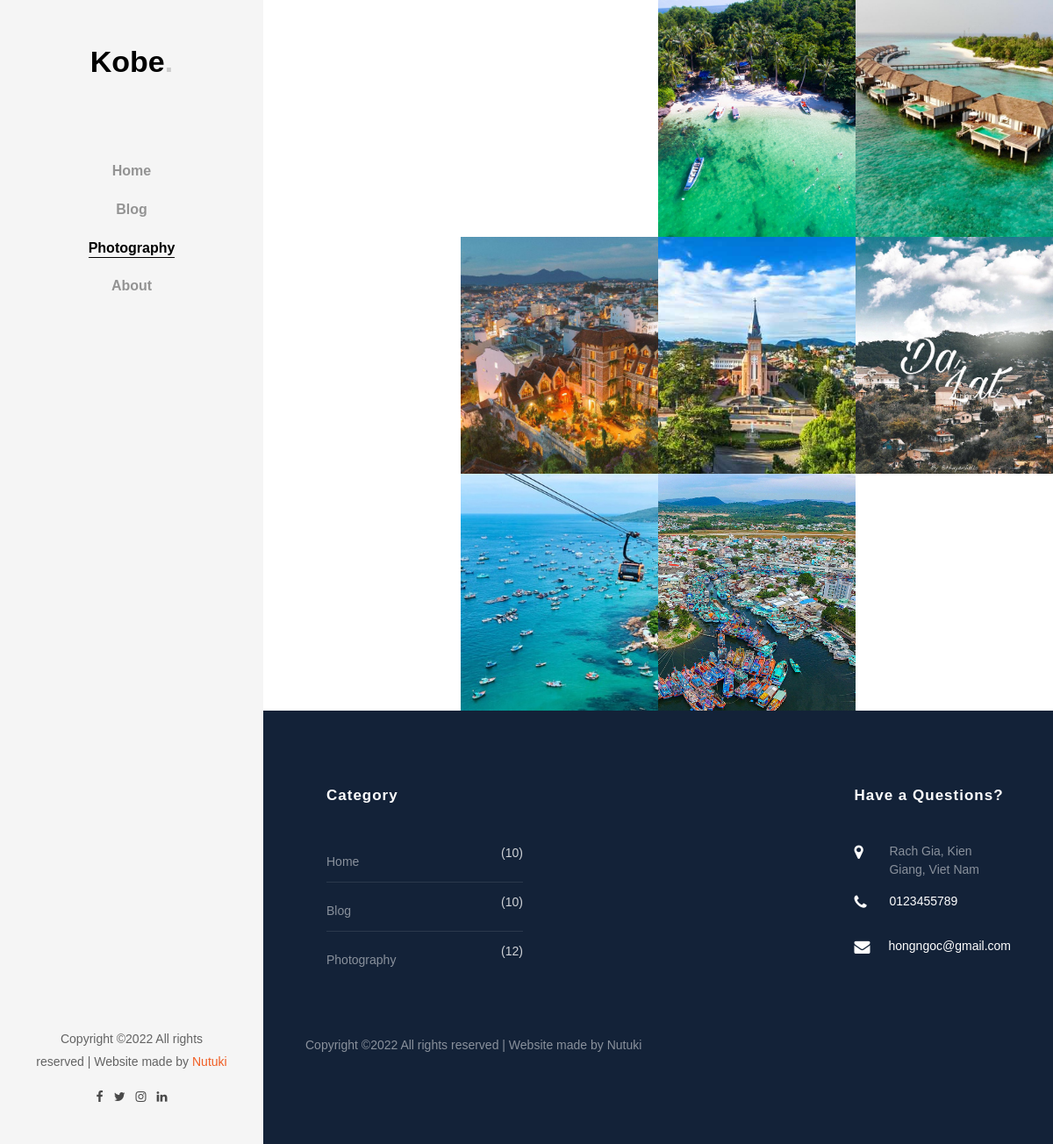
The page /photography/ on the database its author committed.
### photography/models.py (models this page shows, shortened)
class photo(models.Model):
    note = models.CharField("Chú thích hình ảnh", default='note photo', max_length=50, null=False)
    images = models.ImageField(null=True)
    name_location = models.CharField("Tên địa điểm", default='', max_length=20, null=False)
    location = models.CharField("Vị trí", default='', max_length=10, null=False)
    class Meta:
        ordering = ['-id']
        db_table = "photo"

### about/models.py (models this page shows, shortened)
class contact(models.Model):
    location = models.CharField("Vị trí ", default="", max_length=100)
    phone = models.CharField("Số điện thoại ", default="", max_length=15)
    email_footer = models.CharField("Email ", default="", max_length=100)

### photography/views.py (the view)
# urls.py: path('photography/', include("photography.urls")),
def photography(request):
    photos = photo.objects.all()
    contact_me = contact.objects.get(pk=1)
    vote_count = blog.objects.all().count()
    photography_count = photo.objects.all().count()
    return render(
        request = request,
        template_name='photography.html',
        context={
            'photos': photos,
            'photography_count': photography_count,
            'vote_count': vote_count,
            'contact_me': contact_me,
        }
  	)

### templates/photography.html (shortened to what this page needs)
{% extends "homebase.html" %}
{% load static  %}
{% block content %}
	<div id="colorlib-page">
		<div id="colorlib-main">
			<section class="ftco-section-2">
				<div class="photograhy">
					<div class="row no-gutters">
						{% for picture in photos %}
							<div class="col-md-3">
								<a href="#" class="photography-entry img d-flex justify-content-center align-items-center" style="background-image: url({{picture.images.url}});" id="gallery" data-toggle="modal" data-target="#exampleModal{{forloop.counter}}">
								</a>
							</div>
						{% endfor %}
					</div>
				</div>
			</section>
		</div>
	</div>
	{% include "footer.html" %}
{% endblock content %}

### templates/homebase.html (shortened to what this page needs)
<!DOCTYPE html>
{% load static %}
<html lang="en">
  <head>
    <link rel="stylesheet" href="{% static '' %}css/open-iconic-bootstrap.min.css">
    <link rel="stylesheet" href="{% static '' %}css/animate.css">
    <link rel="stylesheet" href="{% static '' %}css/owl.carousel.min.css">
    <link rel="stylesheet" href="{% static '' %}css/owl.theme.default.min.css">
    <link rel="stylesheet" href="{% static '' %}css/magnific-popup.css">
    <link rel="stylesheet" href="https://stackpath.bootstrapcdn.com/bootstrap/4.3.1/css/bootstrap.min.css">
    <link rel="stylesheet" href="{% static '' %}css/aos.css">
    <link rel="stylesheet" href="{% static '' %}css/ionicons.min.css">
    <link rel="stylesheet" href="{% static '' %}css/bootstrap-datepicker.css">
    <link rel="stylesheet" href="{% static '' %}css/flaticon.css">
    <link rel="stylesheet" href="{% static '' %}css/icomoon.css">
    <link rel="stylesheet" href="{% static '' %}css/style.css">
    <link rel="stylesheet" href="{% static '' %}css/style_after.scss">
    </head>
    <body>
        <div id="colorlib-page">
            <aside id="colorlib-aside" role="complementary" class="js-fullheight text-center">
                <h1 id="colorlib-logo"><a href="{% url 'home'%}">Kobe<span>.</span></a></h1>
                <nav id="colorlib-main-menu" role="navigation">
                    <ul>
                        <li class="{% if request.resolver_match.url_name == "home" %}colorlib-active{% endif %}"><a href="{% url 'home'%}">Home</a></li>
                        <li class="{% if request.resolver_match.url_name == "blog" %}colorlib-active{% endif %}"><a href="{% url 'blog'%}">Blog</a></li>
                        <li class="{% if request.resolver_match.url_name == "photography" %}colorlib-active{% endif %}"><a href="{% url 'photography'%}">Photography</a></li>
                        <li class="{% if request.resolver_match.url_name == "about" %}colorlib-active{% endif %}"><a href="{% url 'about'%}">About</a></li>
                    </ul>
                </nav>
                <div class="colorlib-footer">
                    <p>
                Copyright &copy;<script>document.write(new Date().getFullYear());</script> All rights reserved | Website made by <a href="https://nutuki.com" target="_blank">Nutuki</a>
                    <ul>
                        <li><a target="_blank" href="{{info.faceBook}}"><i class="icon-facebook"></i></a></li>
                        <li><a target="_blank" href="#"><i class="icon-twitter"></i></a></li>
                        <li><a target="_blank" href="{{info.instagram}}"><i class="icon-instagram"></i></a></li>
                        <li><a target="_blank" href="#"><i class="icon-linkedin"></i></a></li>
                    </ul>
                </div>
            </aside>
        </div>
        {% block content %}
        {% endblock content %}
    </body>
</html>

### templates/footer.html (shortened to what this page needs)
<div id="colorlib-page">
    <div id="colorlib-main">
        <footer class="ftco-footer ftco-bg-dark ftco-section">
            <div class="container px-md-5">
                <div class="row mb-5">
                    <div class="col-sm-4">
                        <div class="ftco-footer-widget mb-4 ml-md-4">
                            <h2 class="ftco-heading-2">Category</h2>
                            <ul class="list-unstyled categories">
                                <li><a href="{% url 'home'%}">Home <span>({{vote_count}})</span></a></li>
                                <li><a href="{% url 'blog'%}">Blog <span>({{vote_count}})</span></a></li>
                                <li><a href="{% url 'photography'%}">Photography <span>({{photography_count}})</span></a></li>
                            </ul>
                        </div>
                    </div>
                    <div class="col-sm-5">
                    </div>
                    <div class="col-sm-3">
                        <div class="ftco-footer-widget mb-4">
                            <h2 class="ftco-heading-2">Have a Questions?</h2>
                            <div class="block-23 mb-3">
                                <ul>
                                    <li><span class="icon icon-map-marker"></span><span class="text">{{contact_me.location}}</span></li>
                                    <li><a><span class="icon icon-phone"></span><span class="text">{{contact_me.phone}}</span></a></li>
                                    <li><a><span class="icon icon-envelope"></span><span class="text">{{contact_me.email_footer}}</span></a></li>
                                </ul>
                            </div>
                        </div>
                    </div>
                </div>
                <div class="row">
                    <div class="col-md-12">
                        <p>
                            Copyright &copy;<script>document.write(new Date().getFullYear());</script> All rights reserved | Website made by <a href="https://nutuki.com" target="_blank">Nutuki</a>
                        </p>
                    </div>
                </div>
            </div>
        </footer>
    </div>
</div>

### static/css/icomoon.css (style rules this page uses)
[class^="icon-"], [class*=" icon-"] { font-family: 'icomoon' !important; speak: none; font-style: normal; font-weight: normal; font-variant: normal; text-transform: none; line-height: 1; -webkit-font-smoothing: antialiased; -moz-osx-font-smoothing: grayscale; }
.icon-map-marker:before { content: "\f041"; }
.icon-phone:before { content: "\f095"; }
.icon-twitter:before { content: "\f099"; }
.icon-facebook:before { content: "\f09a"; }
.icon-envelope:before { content: "\f0e0"; }
.icon-linkedin:before { content: "\f0e1"; }
.icon-instagram:before { content: "\f16d"; }

### rows shown on the page
photo: images (picture)
photo: images (picture)
photo: images (picture)
photo: images (picture)
photo: images (picture)
photo: images (picture)
photo: images (picture)
contact: location "Rach Gia, Kien Giang, Viet Nam", phone "0123455789", email_footer "hongngoc@gmail.com"

### other values the page prints
{{ vote_count }} "10"
{{ photography_count }} "12"
